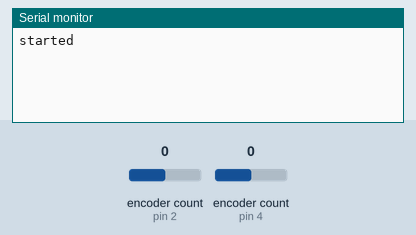
Recording of a program running on a simulated Arduino Uno, built with avr-gcc and run on an emulated ATmega328P. On the bench: the last lines printed to the serial monitor. Inputs (shaded band) come from the test bench; at power-on: encoder count (sensors on pin 2, pin 4) 0.

Above: at 1.2 s.
1.3 s: encoder count (sensor on pin 2) set to 1
At 2.3 s:
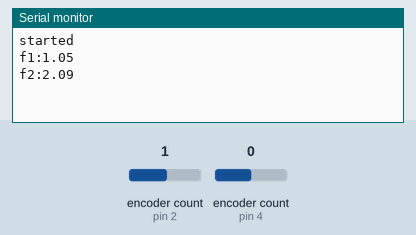
2.8 s: encoder count (sensor on pin 4) set to 4
At 3.5 s:
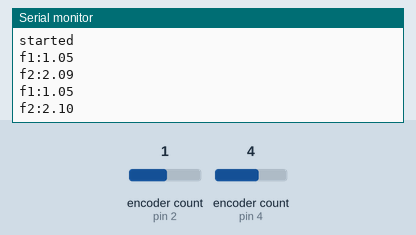
4.3 s: encoder count (sensor on pin 2) set to 2
At 4.7 s:
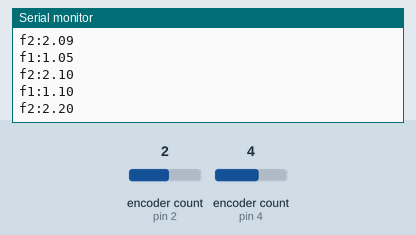
5.8 s: encoder count (sensor on pin 4) set to 3
At 7.0 s:
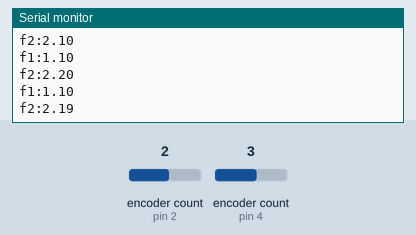
Timing chart, 0 to 8.3 s (numbered marks = the images above; inputs shaded):
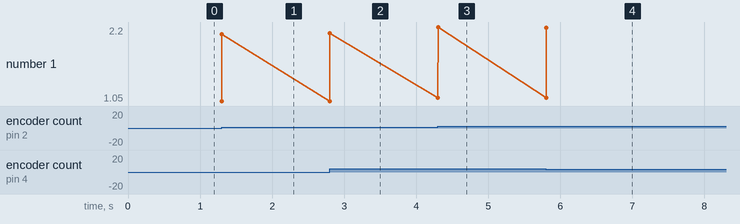

The program:

main.cpp
```cpp
#include <Arduino.h>

#include <Encoder.h>
#include <DDS.h>

#define DDS1_W_CLK 6       // connect to AD9850 module word load clock pin (CLK)
#define DDS1_FQ_UD 7       // connect to freq update pin (FQ)
#define DDS1_DATA 8       // connect to serial data load pin (DATA) - shared
#define DDS1_RESET 9      // connect to reset pin (RST) - shared

#define DDS2_W_CLK 10       // connect to AD9850 module word load clock pin (CLK)
#define DDS2_FQ_UD 11      // connect to freq update pin (FQ)
#define DDS2_DATA 8       // connect to serial data load pin (DATA) - shared
#define DDS2_RESET 9      // connect to reset pin (RST) - shared

#define ENCODER_MAX_STEPS 600

typedef unsigned int uint;

Encoder encoder1(2, 3);
Encoder encoder2(4, 5);
long enc1_oldPosition = 0;
long enc2_oldPosition = 0;

DDS dds1(DDS1_W_CLK, DDS1_FQ_UD, DDS1_DATA, DDS1_RESET);
DDS dds2(DDS2_W_CLK, DDS2_FQ_UD, DDS2_DATA, DDS2_RESET);

String serialBuffer = "";         // a String to hold incoming data
boolean newSerialMessage = false;

// exponential growing function
double calculateFrequency(long enc1_pos, long enc2_pos) {
  double mainFreq = exp((float)enc1_pos / ENCODER_MAX_STEPS * 6.8);
  double fineFreq = mainFreq * 0.1 * enc2_pos / ENCODER_MAX_STEPS;
  return mainFreq + fineFreq;
}

void clearSerialMessage() {
  newSerialMessage = false;
  serialBuffer = "";
}

bool comparePrefix(String string, String prefix) {
  if (string.length() < prefix.length())
    return false;
  for (uint i=0;i<prefix.length();i++) {
    if (string[i] != prefix[i])
      return false;
  }
  return true;
}

void setup() {
  dds1.init();
  dds2.init();

  Serial.begin(115200);

  enc1_oldPosition = 0;
  enc2_oldPosition = 0;

  encoder1.write(enc1_oldPosition);
  encoder2.write(enc2_oldPosition);

  double startFreq = calculateFrequency(enc1_oldPosition, enc2_oldPosition);

  dds1.setFrequency(startFreq);
  dds2.setFrequency(startFreq*2);

  serialBuffer.reserve(100);
  Serial.println("started");
}

void loop() {

  // read serial messages
  if (newSerialMessage) {
    if (comparePrefix(serialBuffer, "f1:")) {
      double frequency = serialBuffer.substring(3).toDouble();
      Serial.print(serialBuffer);
      dds1.setFrequency(frequency);

    } else if (comparePrefix(serialBuffer, "f2:")) {
      double frequency = serialBuffer.substring(3).toDouble();
      Serial.print(serialBuffer);
      dds2.setFrequency(frequency);
    }
    clearSerialMessage();
  }

  // read encoder positions
  long enc1_newPosition = encoder1.read();
  long enc2_newPosition = encoder2.read();
  if (enc1_newPosition != enc1_oldPosition || enc2_newPosition != enc2_oldPosition) {

    enc1_oldPosition = constrain(enc1_newPosition, 0, ENCODER_MAX_STEPS);
    encoder1.write(enc1_oldPosition);

    enc2_oldPosition = enc2_newPosition;

    double frequency = calculateFrequency(enc1_newPosition, enc2_newPosition);

    dds1.setFrequency(frequency);
    dds2.setFrequency(frequency*2);

    Serial.print("f1:");
    Serial.println(frequency);

    Serial.print("f2:");
    Serial.println(frequency * 2);
  }
}

void serialEvent() {
  while (Serial.available() && !newSerialMessage) {
    char inChar = (char)Serial.read();
    serialBuffer += inChar;
    if (inChar == '\n') {
      newSerialMessage = true;
    }
  }
}
```

Measured:
- after the input at 1.3 s, the serial monitor: prints a new line at once (image 1)
- after the input at 2.8 s, the serial monitor: prints a new line at once (image 2)
- after the input at 4.3 s, the serial monitor: prints a new line at once (image 3)
- after the input at 5.8 s, the serial monitor: prints a new line at once (image 4)
- plotted number 1: 2.09 → 2.1 after the input at 2.8 s, 2.1 → 2.2 after the input at 4.3 s, 2.2 → 2.19 after the input at 5.8 s
